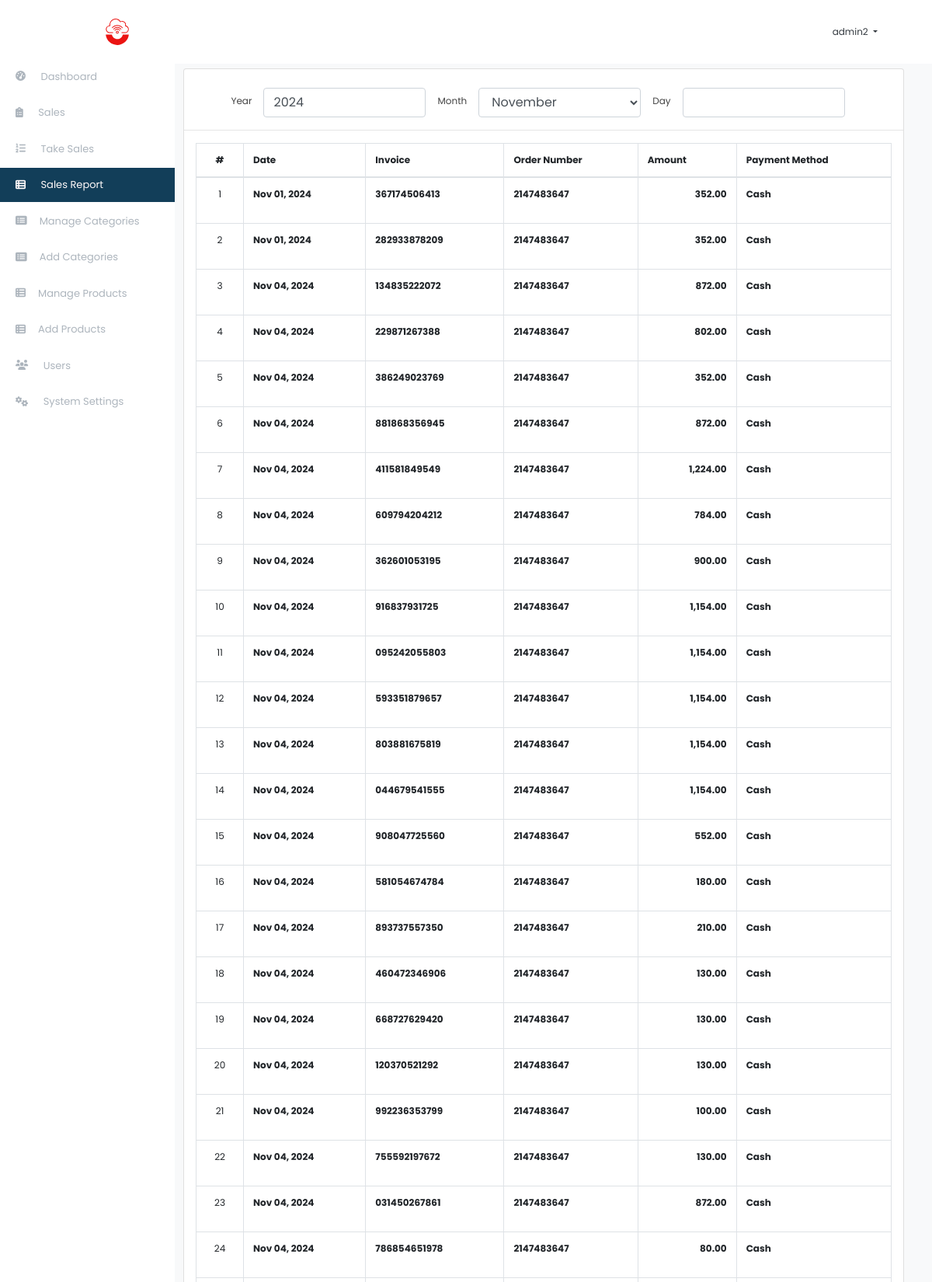
The app's page /pos/index.php?page=sales_report (signed in, upper part) with its own data.
### tables this page shows
CREATE TABLE `sales` (
  `id` int(11) NOT NULL,
  `ref_no` varchar(50) NOT NULL,
  `total_amount` float NOT NULL,
  `amount_tendered` float NOT NULL,
  `order_number` int(30) NOT NULL,
  `date_created` datetime NOT NULL DEFAULT current_timestamp(),
  `payment_method` varchar(20) NOT NULL
);

### pos/sales_report.php (the view, shortened to what this page needs)
<?php
include 'db_connect.php';
$month = isset($_GET['month']) ? $_GET['month'] : date('m');
$day = isset($_GET['day']) ? $_GET['day'] : '';
$year = isset($_GET['year']) ? $_GET['year'] : date('Y');
?>
<div class="container-fluid">
    <div class="col-lg-12">
        <div class="card">
            <div class="card_body">
                <div class="row justify-content-center pt-4">
                    <label for="year" class="mt-2">Year</label>
                    <div class="col-sm-3">
                        <input type="number" name="year" id="year" value="<?php echo $year ?>" class="form-control" min="2000" max="<?php echo date('Y'); ?>">
                    </div>
                    <label for="month" class="mt-2">Month</label>
                    <div class="col-sm-3">
                        <select name="month" id="month" class="form-control">
                            <?php
                            for ($m = 1; $m <= 12; $m++) {
                                $selected = ($m == $month) ? 'selected' : '';
                                echo "<option value='$m' $selected>" . date("F", mktime(0, 0, 0, $m, 1)) . "</option>";
                            }
                            ?>
                        </select>
                    </div>
                    <label for="day" class="mt-2">Day</label>
                    <div class="col-sm-3">
                        <input type="number" name="day" id="day" value="<?php echo $day ?>" class="form-control" min="1" max="31">
                    </div>
                </div>
                <hr>
                <div class="col-md-12">
                    <table class="table table-bordered" id='report-list'>
                        <thead>
                            <tr>
                                <th class="text-center">#</th>
                                <th>Date</th>
                                <th>Invoice</th>
                                <th>Order Number</th>
                                <th>Amount</th>
                                <th>Payment Method</th>
                            </tr>
                        </thead>
                        <tbody>
                        <?php
                        $i = 1;
                        $date_filter = "YEAR(date_created) = '$year'";
                        if (!empty($month)) {
                            $date_filter .= " AND MONTH(date_created) = $month";
                        }
                        $sales = $conn->query("SELECT * FROM sales WHERE amount_tendered > 0 AND $date_filter ORDER BY UNIX_TIMESTAMP(date_created) ASC");
                        if ($sales->num_rows > 0):
                            while ($row = $sales->fetch_array()):
                        ?>
                            <tr>
                                <td class="text-center"><?php echo $i++ ?></td>
                                <td><p><b><?php echo date("M d, Y", strtotime($row['date_created'])) ?></b></p></td>
                                <td><p><b><?php echo $row['amount_tendered'] > 0 ? $row['ref_no'] : 'N/A' ?></b></p></td>
                                <td><p><b><?php echo $row['order_number'] ?></b></p></td>
                                <td><p class="text-right"><b><?php echo number_format($row['total_amount'], 2) ?></b></p></td>
                                <td><p><b><?php echo $row['payment_method'] ?? 'N/A'; ?></b></p></td>
                            </tr>
                        <?php
                            endwhile;
                        else:
                        ?>
                        <tr>
                            <th class="text-center" colspan="6">No Data.</th>
                        </tr>
                        <?php
                        endif;
                        ?>
                        </tbody>
                    </table>
                </div>
            </div>
        </div>
    </div>
</div>

### pos/assets/css/style.css (style rules this page uses)
body { font-family:Poppins, Helvetica, "sans-serif"; color: #444444; width: 100%; height: calc(100%); font-size: 12px; }
.justify-content-center { justify-content: center !important; }
.table td, .table th { border-bottom: 1px solid #dee2e6; border-bottom: 0; }
input::placeholder { font-family: Poppins, Helvetica, "sans-serif"; font-size: 15px; }

### pos/index.php (style rules this page uses)
body { background: #f8f9fa; }

### records on screen
sales: date_created "Nov 01, 2024", ref_no "367174506413", order_number "2147483647", total_amount "352.00", payment_method "Cash"
sales: date_created "Nov 01, 2024", ref_no "282933878209", order_number "2147483647", total_amount "352.00", payment_method "Cash"
sales: date_created "Nov 04, 2024", ref_no "134835222072", order_number "2147483647", total_amount "872.00", payment_method "Cash"
sales: date_created "Nov 04, 2024", ref_no "229871267388", order_number "2147483647", total_amount "802.00", payment_method "Cash"
sales: date_created "Nov 04, 2024", ref_no "386249023769", order_number "2147483647", total_amount "352.00", payment_method "Cash"
sales: date_created "Nov 04, 2024", ref_no "881868356945", order_number "2147483647", total_amount "872.00", payment_method "Cash"
sales: date_created "Nov 04, 2024", ref_no "411581849549", order_number "2147483647", total_amount "1,224.00", payment_method "Cash"
sales: date_created "Nov 04, 2024", ref_no "609794204212", order_number "2147483647", total_amount "784.00", payment_method "Cash"
sales: date_created "Nov 04, 2024", ref_no "362601053195", order_number "2147483647", total_amount "900.00", payment_method "Cash"
sales: date_created "Nov 04, 2024", ref_no "916837931725", order_number "2147483647", total_amount "1,154.00", payment_method "Cash"
sales: date_created "Nov 04, 2024", ref_no "095242055803", order_number "2147483647", total_amount "1,154.00", payment_method "Cash"
sales: date_created "Nov 04, 2024", ref_no "593351879657", order_number "2147483647", total_amount "1,154.00", payment_method "Cash"
sales: date_created "Nov 04, 2024", ref_no "803881675819", order_number "2147483647", total_amount "1,154.00", payment_method "Cash"
sales: date_created "Nov 04, 2024", ref_no "044679541555", order_number "2147483647", total_amount "1,154.00", payment_method "Cash"
sales: date_created "Nov 04, 2024", ref_no "908047725560", order_number "2147483647", total_amount "552.00", payment_method "Cash"
sales: date_created "Nov 04, 2024", ref_no "581054674784", order_number "2147483647", total_amount "180.00", payment_method "Cash"
sales: date_created "Nov 04, 2024", ref_no "893737557350", order_number "2147483647", total_amount "210.00", payment_method "Cash"
sales: date_created "Nov 04, 2024", ref_no "460472346906", order_number "2147483647", total_amount "130.00", payment_method "Cash"
sales: date_created "Nov 04, 2024", ref_no "668727629420", order_number "2147483647", total_amount "130.00", payment_method "Cash"
sales: date_created "Nov 04, 2024", ref_no "120370521292", order_number "2147483647", total_amount "130.00", payment_method "Cash"
sales: date_created "Nov 04, 2024", ref_no "992236353799", order_number "2147483647", total_amount "100.00", payment_method "Cash"
sales: date_created "Nov 04, 2024", ref_no "755592197672", order_number "2147483647", total_amount "130.00", payment_method "Cash"
sales: date_created "Nov 04, 2024", ref_no "031450267861", order_number "2147483647", total_amount "872.00", payment_method "Cash"
sales: date_created "Nov 04, 2024", ref_no "786854651978", order_number "2147483647", total_amount "80.00", payment_method "Cash"

### other values on screen
$_SESSION['login_name'] "admin2"
form field month "November"
